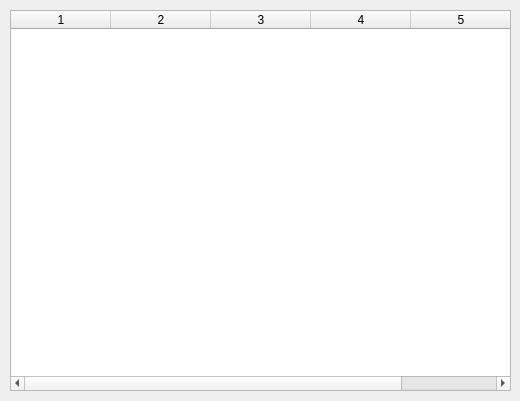
<?xml version="1.0" encoding="UTF-8"?>
<ui version="4.0">
 <class>Dialog</class>
 <widget class="QDialog" name="Dialog">
  <property name="geometry">
   <rect>
    <x>0</x>
    <y>0</y>
    <width>520</width>
    <height>401</height>
   </rect>
  </property>
  <property name="windowTitle">
   <string>Dialog</string>
  </property>
  <widget class="QTableWidget" name="tableWidget">
   <property name="geometry">
    <rect>
     <x>10</x>
     <y>10</y>
     <width>501</width>
     <height>381</height>
    </rect>
   </property>
   <property name="rowCount">
    <number>0</number>
   </property>
   <property name="columnCount">
    <number>5</number>
   </property>
   <column/>
   <column/>
   <column/>
   <column/>
   <column/>
  </widget>
 </widget>
 <resources/>
 <connections/>
</ui>
